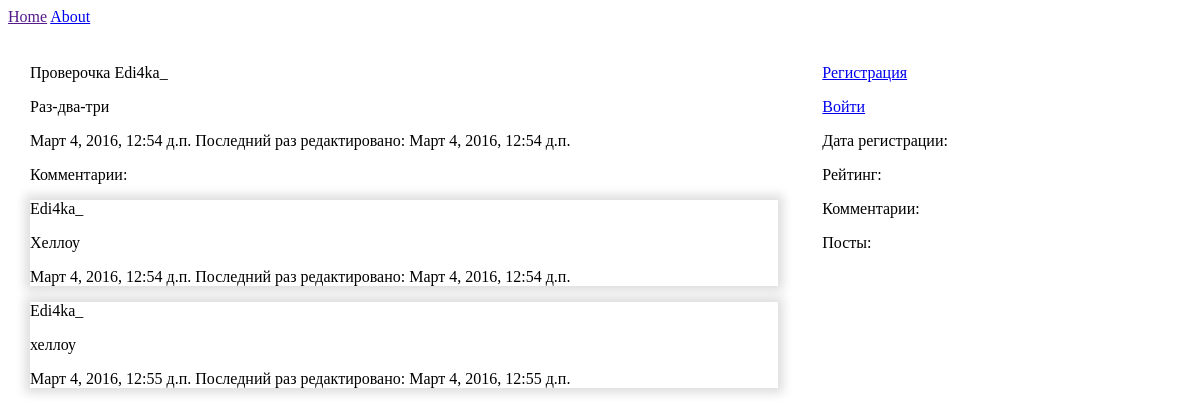
The page /blog/1/ on the database as committed earlier.
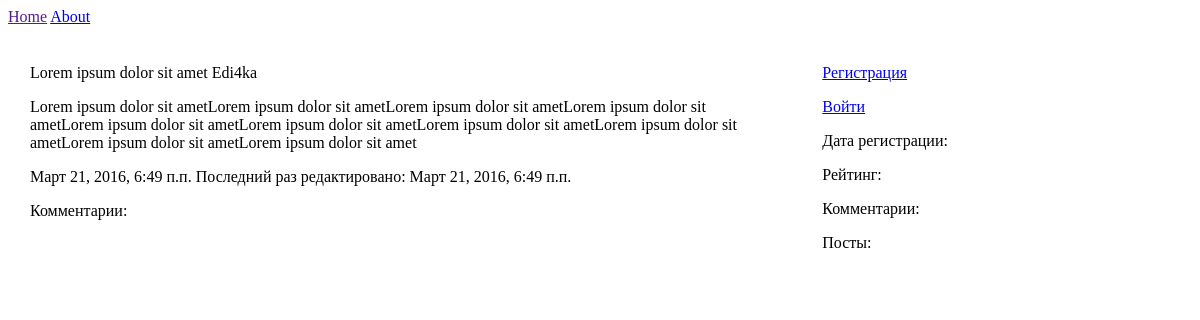
The same page on the database as committed later.
### blog/models.py (models this page shows, shortened)
class Post(models.Model):
    title = models.CharField(max_length=200)
    text = models.TextField()
    author = models.ForeignKey('blog.NewUser')
    time_published = models.DateTimeField(auto_now_add=True)
    time_edited = models.DateTimeField(blank=True, null=True)
    rating = models.IntegerField(default=0)
    approved = models.BooleanField(default=False)
    tags = models.SlugField()

class NewUser(AbstractBaseUser,  PermissionsMixin):
    username = models.CharField(max_length=25, unique=True)
    password1 = models.CharField(max_length=25)
    password2 = models.CharField(max_length=25)
    rating = models.IntegerField(default=0)
    date_birth = models.DateField(blank=True, null=True)
    email = models.CharField(max_length=255)
    registration_date = models.DateTimeField(auto_now_add=True)
    is_staff = models.BooleanField(default=False)
    is_active = models.BooleanField(default=False)
    object = UserManager()
    USERNAME_FIELD = 'username'
    REQUIRED_FIELDS = ['email']

class Comment(models.Model):
    comment = models.ForeignKey(Post, on_delete=models.CASCADE)
    parent = models.ForeignKey('self', on_delete=models.CASCADE, blank=True, null=True, related_name='child')
    author = models.ForeignKey('blog.NewUser')
    text = models.TextField()
    time_published = models.DateTimeField(auto_now_add=True)
    time_edited = models.DateTimeField(blank=True, null=True)
    rating = models.IntegerField(default=0)

### blog/views.py (the view)
# urls.py: url(r'^blog/(?P<post_id>[0-9]+)/$', views.comments, name='comment_page'),
def comments(request, post_id):
    author = request.user
    posts = Post.objects.all()
    post = Post.objects.get(pk=post_id)
    comment_list = post.comment_set.all()
    if request.method == 'POST':
        form = AddComment(request.POST)
        if form.is_valid():
            comment = form.save(commit=False)
            comment.comment = post
            comment.author = author
            comment.save()
            return redirect('blog.views.comments', post_id=post_id)
    else:
        form = AddComment()
    return render(request, 'blog/comment_page.html',
                  {'post': post, 'comment_list': comment_list,
                   'posts': posts, 'form': form, 'author': author})

### templates/blog/comment_page.html (shortened to what this page needs)
{% extends 'blog/main_page.html' %}
{% block content %}
    <p>{{ post.title }} {{ post.author }}</p>
    <p>{{ post.text }}</p>
    <p>{{ post.time_published }} Последний раз редактировано:
        {% if post.time_edited %}{{ post.time_edited }}{% endif %}</p>
    <p>Комментарии:</p>
    {% for comment in comment_list %}
        <div class="box_shadow">
         <p>{{ comment.author }}</p>
         <p>{{ comment.text }}</p>
         <p>{{ comment.time_published }}
            {% if comment.time_edited %} Последний раз редактировано: {{ comment.time_edited }}{% endif %}
           </p>
        </div>
    {% endfor %}
{% endblock %}

### templates/blog/main_page.html (shortened to what this page needs)
{% extends 'blog/main_page_carcass.html' %}
{% block user_info %}
    <p>Дата регистрации: {{ user_birth }}</p>
    <p>Рейтинг: {{ user_rating }}</p>
    <p>Комментарии: {{ user_comments }}</p>
    <p>Посты: {{ user_posts }}</p>
{% endblock %}

### templates/blog/main_page_carcass.html
{% load staticfiles %}
<link rel="stylesheet" type="text/css" href="{% static 'css/blog.css' %}" />
<html lang="en">
<head>
<a href="">Home</a> <a href="/blog/main_info/">About</a>
</head>
<body>
<div class="container">
        <aside>
        {% if user.is_authenticated %}
            <p> Добро пожаловать, {{ user.username }}. Снова.</p>
            <p> <a href="/blog/logout">Выйти</a> </p>
            {% if user.is_superuser %}
                <p><a href="/blog/add_post">Добавить пост</a> </p>
                {% endif %}
            {% else %}
                <a href="/blog/registration"><p>Регистрация</p></a>
                <a href="/blog/login"><p>Войти</p></a>
            {% endif %}
        {% block user_info %}{% endblock %}
        </aside>
        <section>{% block content %}{% endblock %}</section>
</div>
</body>
</html>

### blog/static/css/blog.css (style rules this page uses)
.container { width: 100%; }
section, aside { margin: 1.858736059%; }
section { float: left; width: 63.197026%; }
aside { float: right; width: 29.3680297%; }

Rows that differ between the two databases and show on the page:
no longer on this page (row edited): Comment: author "Edi4ka_", text "Хеллоу", time_published "Март 4, 2016, 12:54 д.п.", time_edited "Март 4, 2016, 12:54 д.п."
removed Comment: author "Edi4ka_", text "хеллоу", time_published "Март 4, 2016, 12:55 д.п.", time_edited "Март 4, 2016, 12:55 д.п."
changed Post: title "Проверочка" → "Lorem ipsum dolor sit amet"; author "Edi4ka_" → "Edi4ka"; text "Раз-два-три" → "Lorem ipsum dolor sit ametLorem ipsum dolor sit ametLorem ipsum dolor sit ametLorem ipsum dolor sit ametLorem ipsum dolor sit ametLorem ipsum dolor sit ametLorem ipsum dolor sit ametLorem ipsum dolor sit ametLorem ipsum dolor sit ametLorem ipsum dolor sit amet"; time_published "Март 4, 2016, 12:54 д.п." → "Март 21, 2016, 6:49 п.п."; time_edited "Март 4, 2016, 12:54 д.п." → "Март 21, 2016, 6:49 п.п."
